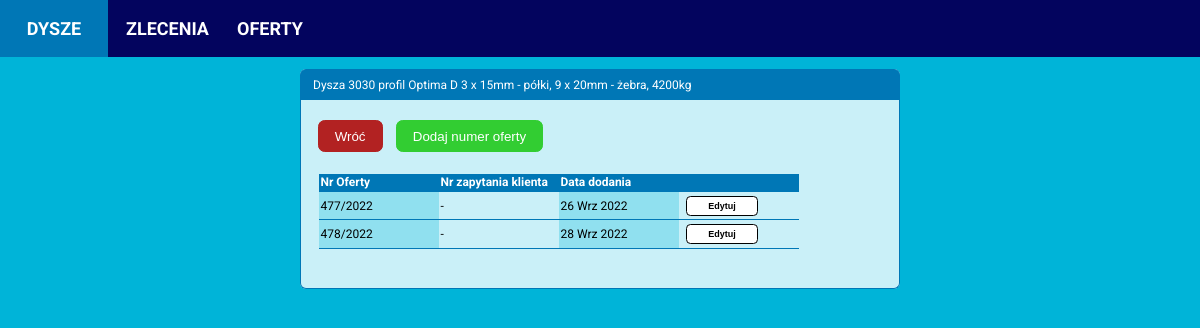
/nozzle/1/offers, run on the app's committed database.
### calculator/models.py (models this page shows, shortened)
class Nozzle(models.Model):
    PROFILES = (('Optima', 'Optima'),
                ('19A', '19A'),
                )
    INNER_RING_TYPES = (('Complete st. st. inside', 'Wnętrze nierdzewne'),
                        ('St. st. ring inside', 'Pierścień kawitacyjny nierdzewny'),
                        ('Complete steel', 'Wnętrze ze stali zwykłej'),
                        ('St. st. ring and outlet', 'Pierścień kawitacyjny i wylot ze stali nierdzewnej'))
    date_created = models.DateTimeField(auto_now_add=True)
    diameter = models.PositiveIntegerField(null=False, blank=False)
    profile = models.CharField(max_length=32, choices=PROFILES, null=False, blank=False)
    drawing_number = models.CharField(max_length=32, blank=True)
    profile_height = models.PositiveIntegerField(null=False, blank=False)
    inner_ring_type = models.CharField(max_length=32, choices=INNER_RING_TYPES, null=False, blank=False)
    inner_ring_thickness_propeller_zone = models.PositiveIntegerField(null=False, blank=False)
    inner_ring_thickness_inlet_zone = models.PositiveIntegerField(null=False, blank=False)
    inner_ring_thickness_outlet_zone = models.PositiveIntegerField(null=False, blank=False)
    ribs_quantity = models.PositiveIntegerField(null=False, blank=False)
    ribs_thickness = models.PositiveIntegerField(null=False, blank=False)
    segments_quantity = models.PositiveIntegerField(null=False, blank=False)
    segments_thickness = models.PositiveIntegerField(null=False, blank=False)
    has_headbox = models.BooleanField(null=False, blank=False)
    has_outlet_ring = models.BooleanField(null=False, blank=False)
    theoretical_weight = models.PositiveIntegerField(blank=True, default=0)
    real_weight = models.PositiveIntegerField(blank=True, default=0)

class Offer(models.Model):
    this_year = datetime.datetime.now().year
    nozzle = models.ForeignKey(Nozzle, on_delete=models.CASCADE)
    date_created = models.DateTimeField(auto_now_add=True)
    dmcg_offer_number = models.CharField(max_length=4, blank=False, null=False)
    client_inquiry_number = models.CharField(max_length=32, blank=True, null=True)
    offer_year = models.PositiveIntegerField(default=int(this_year), blank=False, null=False)

### calculator/views.py (the view)
# urls.py: path('nozzle/<int:nozzle_id>/offers', nozzle_offers_view, name='nozzle_offers'),
def nozzle_offers_view(request, nozzle_id):
    nozzle = Nozzle.objects.get(id=nozzle_id)
    offers = nozzle.offer_set.order_by('dmcg_offer_number')
    context = {'nozzle': nozzle,
               'offers': offers}
    template = 'calculator/nozzle-offers.html'
    return render(request, template, context)

### calculator/templates/calculator/nozzle-offers.html
{% extends 'calculator/base.html' %}
{% block content %}
<div class="content-main">
  <div class="item-box">
    <div class="item-header-box">
      <p>Dysza {{ nozzle.diameter }}
       profil {{ nozzle.profile }}
      {{ ratio }}D {{ type_name }}
      {{ nozzle.segments_quantity}} x {{ nozzle.segments_thickness}}mm - półki,
      {{ nozzle.ribs_quantity}} x {{ nozzle.ribs_thickness}}mm - żebra,
      {{ nozzle.theoretical_weight }}kg</p>
    </div>
    <div class="item-details">
      <div class="button-box">
        <a href="{% url 'calculator:nozzle_details' nozzle.id %}"><button class="cancel-btn">Wróć</button></a>
        <a href="{% url 'calculator:add_nozzle_offer' nozzle.id %}"><button class="add-btn">Dodaj numer oferty</button></a>
      </div>
      <div class="item-details-table">
        <table>
          <thead>
            <tr>
              <th>Nr Oferty</th>
              <th>Nr zapytania klienta</th>
              <th>Data dodania</th>
              <th></th>
            </tr>
          </thead>
          {% for offer in offers %}
          <tr>
            <td>{{ offer.dmcg_offer_number }}/{{ offer.offer_year }}</td>
            {% if offer.client_inquiry_number %}
              <td>{{ offer.client_inquiry_number }}</td>
              {% else %}
              <td>-</td>
            {% endif %}
            {% load i18n %}
            {% language 'pl' %}
            <td>{{ offer.date_created|date:"d M Y" }}</td>
            {% endlanguage %}
            <td><a href="{% url 'calculator:edit_nozzle_offer' nozzle_id=nozzle.id offer_id=offer.id %}"><button class="show-btn">Edytuj</button></a></td>
          </tr>
          {% endfor %}
        </table>
      </div>
    </div>
  </div>
</div>
{% endblock content %}

### static/styles.css (style rules this page uses)
body { font-family: Roboto, Arial; font-size: 12px; margin: 0 auto; padding: 0; background-color: #00b4d8; }
table { width: 480px; }
table, th, td { border-collapse: collapse; text-align: left; border-bottom: 1px solid #0077b6; margin-left: 0.5em; margin-bottom: 2em; }
td:nth-child(2n+1) { background-color: #90e0ef; }
thead { background-color: #0077b6; color: white; font-weight: 300; }
thead th { width: 100px; }
th, td { padding: 0.125em; }
.content-main { display: flex; flex-direction: row; background-color: #00b4d8; justify-content: space-between; align-items: flex-start; margin: 0 auto; padding: 0 auto; }
.item-box { min-width: 350px; width: 600px; display: flex; flex-direction: column; background-color: #CAF0F8; border-radius: 0.5em; margin: 1em auto; padding: 0px; }
.item-header-box { display: flex; margin: 0; padding-left: 1em; background-color: #0077b6; height: 2.5em; color: white; border-top-left-radius: 0.5em; border-top-right-radius: 0.5em; border-left: 1px solid #0077b6; border-right: 1px solid #0077b6; border-top: 1px solid #0077b6; align-items: center; }
.item-details { padding: 1em 1em; border-left: 1px solid #0077b6; border-right: 1px solid #0077b6; border-bottom: 1px solid #0077b6; border-bottom-left-radius: 0.5em; border-bottom-right-radius: 0.5em; }
.item-details-table { padding: 0.25em 0; margin-top: 1em; }
.button-box { display: flex; justify-content: flex-start; align-items: center; margin: 0.125em 0.25em; }
.show-btn { font-size: 0.75em; font-weight: bold; text-align: center; margin: 0.25em 0.625em; background-color: white; border: 1px solid black; border-radius: 0.5em; height: 1.25rem; width: 8em; cursor: pointer; transition: background-color 0.2s; transition: color 0.2s; }
.add-btn, .confirm-btn, .cancel-btn { background-color: limegreen; color: white; border: 1px solid limegreen; border-radius: 0.5em; height: 2rem; padding: 0.5rem 1rem; margin: 0.5em 0.5em; cursor: pointer; }
.cancel-btn { background-color: firebrick; border: 1px solid firebrick; margin-left: 0.125em; }

### data on the page
Nozzle: diameter "3030", profile "Optima", segments_quantity "3", segments_thickness "15", ribs_quantity "9", ribs_thickness "20", theoretical_weight "4200"
Offer: dmcg_offer_number "477", offer_year "2022", date_created "26 Wrz 2022"
Offer: dmcg_offer_number "478", offer_year "2022", date_created "28 Wrz 2022"
